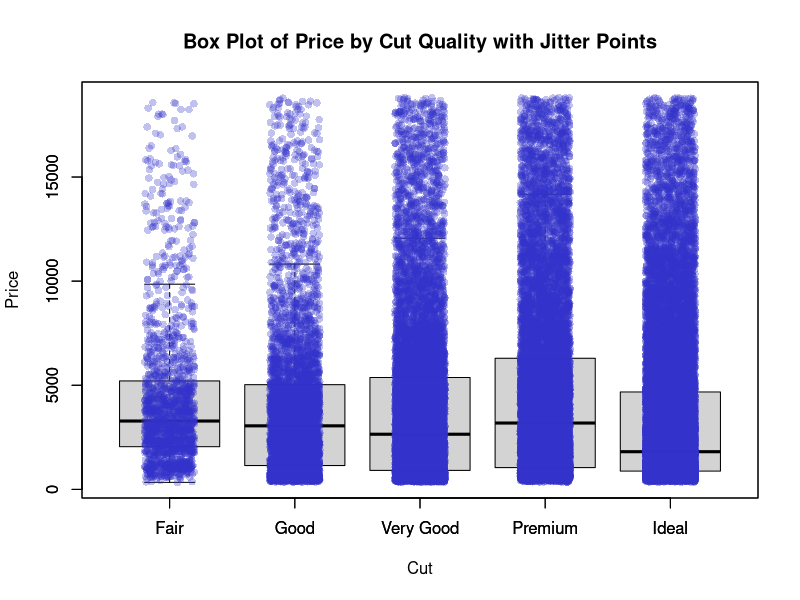

Reproduce this figure in R.
library(ggplot2)
data(diamonds)
par(mar = c(5, 4, 4, 2) + 0.1)
plot(1, type = "n", xlim = c(0.5, 5.5), ylim = range(diamonds$price),
     xlab = "Cut", ylab = "Price", main = "Box Plot of Price by Cut Quality with Jitter Points",
     xaxt = "n")
axis(1, at = 1:5, labels = levels(diamonds$cut))
boxplot(price ~ cut, data = diamonds, add = TRUE, at = 1:5, 
        col = "lightgray", border = "black", outline = FALSE)
set.seed(42)
jittered_x <- jitter(as.numeric(diamonds$cut))
points(jittered_x, diamonds$price, pch = 16, col = rgb(0.2, 0.2, 0.8, 0.3))
